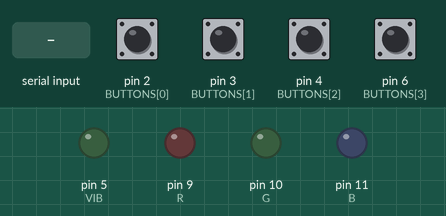
Simulated run of this sketch. Board: Arduino Uno, built with avr-gcc and run on an emulated ATmega328P. Shown: output pins drawn as LEDs (lit = HIGH). Dashed ring = blinking. Inputs (shaded band) come from the test bench; at power-on: pin 2 (BUTTONS[0]), pin 3 (BUTTONS[1]), pin 4 (BUTTONS[2]), pin 6 (BUTTONS[3]) HIGH. What the sketch prints to the serial monitor is not drawn.

Above: at 1.2 s.
1.3 s: "TESTE\n" received over Serial
At 1.39 s:
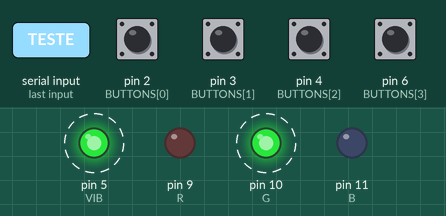
4.3 s: pin 2 (BUTTONS[0]) pulled LOW for 0.15 s
Timing chart, 0 to 7.3 s (numbered marks = the images above; inputs shaded):
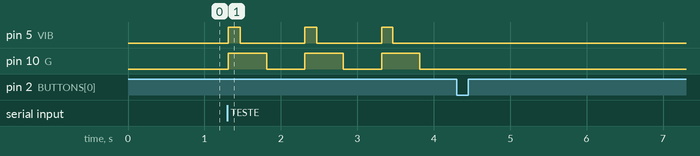

Measured:
- after the input at 1.3 s, pin 5 (VIB): alternates HIGH for 0.16 s and LOW for 0.85 s, starting at once; pin 10 (G): alternates HIGH for 0.50 s and LOW for 0.50 s, starting at once
- after the input at 4.3 s, every drawn part: stays the same

The sketch:

alerta_demo.ino
```cpp
/*
  Alerta Visual — firmware didático para Wokwi.
  O circuito virtual usa 4 BOTÕES em vez de microfones reais.
  Cada pressionamento envia EVT pelo mesmo protocolo do Arduino físico.
  NÃO usar este arquivo no hardware com microfones: use arduino/alerta_visual/alerta_visual.ino.
*/
#include <Arduino.h>
#include <math.h>

const uint8_t BUTTONS[4] = {2, 3, 4, 6};
const uint8_t R = 9, G = 10, B = 11, VIB = 5;
bool activeChannel[4] = {true, true, true, false};
bool previous[4] = {false, false, false, false};
unsigned long lastEvent[4] = {0,0,0,0};
unsigned long lastStatus = 0, lastReadings = 0, alertStart = 0, alertMs = 0;
bool alertActive = false, ledOn = false, vibOn = false;
uint8_t red = 0, green = 0, blue = 0, pattern = 1;
char input[64];
uint8_t nextChar = 0;

void turnOff() {
  analogWrite(R,0); analogWrite(G,0); analogWrite(B,0); digitalWrite(VIB,LOW);
  ledOn = false; vibOn = false;
}
void startAlert(int rr,int gg,int bb,int pat,unsigned long seconds) {
  red = constrain(rr,0,255); green=constrain(gg,0,255); blue=constrain(bb,0,255);
  pattern = constrain(pat,1,3); alertStart=millis(); alertMs=seconds*1000UL;
  alertActive = true;
}
void command(char *cmd) {
  int a,b,c,d,e;
  if (sscanf(cmd,"ATIVO,%d,%d",&a,&b)==2 && a>=0 && a<4) activeChannel[a]=(b==1);
  else if (sscanf(cmd,"ALERTA,%d,%d,%d,%d,%d",&a,&b,&c,&d,&e)==5) startAlert(a,b,c,d,e);
  else if (strncmp(cmd,"PARAR",5)==0) {alertActive=false;turnOff();}
  else if (strncmp(cmd,"TESTE",5)==0) startAlert(0,255,0,1,3);
  // CFG aceito, sem efeito: entradas no simulador são botões binários, não microfones.
}
void readSerial() {
  while (Serial.available()) {
    const char c=Serial.read();
    if (c=='\n') {input[nextChar]=0;command(input);nextChar=0;}
    else if (c!='\r' && nextChar<sizeof(input)-1) input[nextChar++]=c;
  }
}
void updateOutput() {
  if (!alertActive) return;
  unsigned long ms=millis()-alertStart;
  if (ms>=alertMs) {alertActive=false;turnOff();return;}
  uint8_t light=0;
  if(pattern==1) light=(ms%1000<500)?255:0;
  else if(pattern==2) light=uint8_t(127.5+127.5*sin((ms%2000)*6.28318/2000.0));
  else light=(ms%500<250)?255:0;
  vibOn=(pattern==2)?(ms%2000<400):(pattern==3)?(ms%250<150):(ms%1000<150);
  analogWrite(R,(int)red*light/255);analogWrite(G,(int)green*light/255);analogWrite(B,(int)blue*light/255);
  digitalWrite(VIB,vibOn?HIGH:LOW);
  ledOn=(light>0) && (red>0 || green>0 || blue>0);
}
void setup() {
  Serial.begin(9600);
  for(uint8_t i=0;i<4;i++) pinMode(BUTTONS[i],INPUT_PULLUP);
  pinMode(R,OUTPUT);pinMode(G,OUTPUT);pinMode(B,OUTPUT);pinMode(VIB,OUTPUT);
  turnOff();
  Serial.println("HELLO,alerta_visual_wokwi");
}
void loop() {
  readSerial();
  for(uint8_t i=0;i<4;i++) {
    bool pressed=digitalRead(BUTTONS[i])==LOW;
    if (pressed && !previous[i] && activeChannel[i] && millis()-lastEvent[i]>700) {
      lastEvent[i]=millis();
      Serial.print("EVT,");Serial.print(i);Serial.println(",650");
    }
    previous[i]=pressed;
  }
  updateOutput();
  if (millis()-lastReadings>=2000) {
    lastReadings=millis();
    Serial.print("READINGS");
    for(uint8_t i=0;i<4;i++){Serial.print(',');Serial.print(activeChannel[i]?(previous[i]?650:0):-1);}
    Serial.println();
  }
  if (millis()-lastStatus>=1000) {
    lastStatus=millis();
    Serial.print("STATUS,");Serial.print(alertActive?1:0);Serial.print(',');
    Serial.print(ledOn?1:0);Serial.print(',');Serial.println(vibOn?1:0);
  }
  delay(8);
}
```
